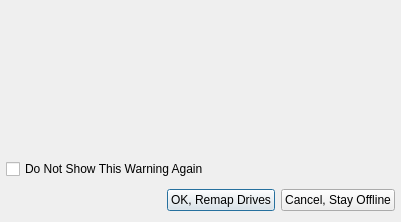
<ui version="4.0" >
 <author></author>
 <comment></comment>
 <exportmacro></exportmacro>
 <class>MapWarningDialogUI</class>
 <widget class="QDialog" name="MapWarningDialogUI" >
  <property name="geometry" >
   <rect>
    <x>0</x>
    <y>0</y>
    <width>401</width>
    <height>222</height>
   </rect>
  </property>
  <property name="windowTitle" >
   <string>Dialog</string>
  </property>
  <layout class="QVBoxLayout" >
   <property name="margin" >
    <number>6</number>
   </property>
   <property name="spacing" >
    <number>6</number>
   </property>
   <item>
    <widget class="QLabel" name="mWarningLabel" >
     <property name="text" >
      <string>
</string>
     </property>
     <property name="wordWrap" >
      <bool>true</bool>
     </property>
    </widget>
   </item>
   <item>
    <widget class="QCheckBox" name="mDoNotShowCheck" >
     <property name="text" >
      <string>Do Not Show This Warning Again</string>
     </property>
    </widget>
   </item>
   <item>
    <layout class="QHBoxLayout" >
     <property name="margin" >
      <number>0</number>
     </property>
     <property name="spacing" >
      <number>6</number>
     </property>
     <item>
      <spacer>
       <property name="orientation" >
        <enum>Qt::Horizontal</enum>
       </property>
       <property name="sizeHint" >
        <size>
         <width>131</width>
         <height>31</height>
        </size>
       </property>
      </spacer>
     </item>
     <item>
      <widget class="QPushButton" name="mOKButton" >
       <property name="text" >
        <string>OK, Remap Drives</string>
       </property>
      </widget>
     </item>
     <item>
      <widget class="QPushButton" name="mCancelButton" >
       <property name="text" >
        <string>Cancel, Stay Offline</string>
       </property>
      </widget>
     </item>
    </layout>
   </item>
  </layout>
 </widget>
 <pixmapfunction></pixmapfunction>
 <resources/>
 <connections>
  <connection>
   <sender>mOKButton</sender>
   <signal>clicked()</signal>
   <receiver>MapWarningDialogUI</receiver>
   <slot>accept()</slot>
   <hints>
    <hint type="sourcelabel" >
     <x>278</x>
     <y>253</y>
    </hint>
    <hint type="destinationlabel" >
     <x>96</x>
     <y>254</y>
    </hint>
   </hints>
  </connection>
  <connection>
   <sender>mCancelButton</sender>
   <signal>clicked()</signal>
   <receiver>MapWarningDialogUI</receiver>
   <slot>reject()</slot>
   <hints>
    <hint type="sourcelabel" >
     <x>369</x>
     <y>253</y>
    </hint>
    <hint type="destinationlabel" >
     <x>179</x>
     <y>282</y>
    </hint>
   </hints>
  </connection>
 </connections>
</ui>
